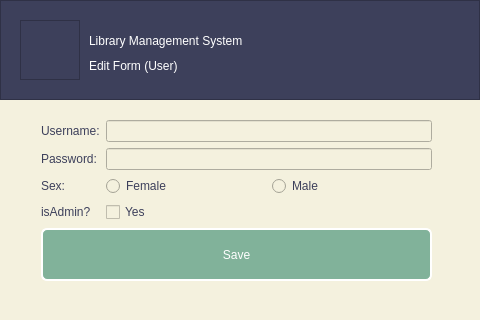
<?xml version="1.0" encoding="UTF-8"?>
<ui version="4.0">
 <class>Edit_User_Data</class>
 <widget class="QWidget" name="Edit_User_Data">
  <property name="geometry">
   <rect>
    <x>0</x>
    <y>0</y>
    <width>480</width>
    <height>320</height>
   </rect>
  </property>
  <property name="minimumSize">
   <size>
    <width>480</width>
    <height>320</height>
   </size>
  </property>
  <property name="maximumSize">
   <size>
    <width>480</width>
    <height>320</height>
   </size>
  </property>
  <property name="windowTitle">
   <string>Edit User</string>
  </property>
  <property name="windowIcon">
   <iconset resource="res.qrc">
    <normaloff>:/icons/icons/library.png</normaloff>:/icons/icons/library.png</iconset>
  </property>
  <property name="styleSheet">
   <string notr="true">QWidget
{
	background-color: rgb(244, 241, 222);
	color: rgb(61, 64, 91);
}
QPushButton
{
	font: 10pt &quot;IRANYekan&quot;;
	background-color: rgb(129, 178, 154);
	color: rgb(255, 255, 255);
    border: 2px solid rgb(255, 255, 255);
    border-radius: 6px;
}
QPushButton:hover
{
	background-color: rgb(242, 204, 143);
}</string>
  </property>
  <widget class="QFrame" name="frame_top">
   <property name="geometry">
    <rect>
     <x>0</x>
     <y>0</y>
     <width>480</width>
     <height>100</height>
    </rect>
   </property>
   <property name="styleSheet">
    <string notr="true">background-color: rgb(61, 64, 91);
color: rgb(255, 255, 255);</string>
   </property>
   <property name="frameShape">
    <enum>QFrame::StyledPanel</enum>
   </property>
   <property name="frameShadow">
    <enum>QFrame::Raised</enum>
   </property>
   <widget class="QFrame" name="frame_icon">
    <property name="geometry">
     <rect>
      <x>20</x>
      <y>20</y>
      <width>60</width>
      <height>60</height>
     </rect>
    </property>
    <property name="styleSheet">
     <string notr="true">image: url(:/icons/icons/conspectus.png);</string>
    </property>
    <property name="frameShape">
     <enum>QFrame::StyledPanel</enum>
    </property>
    <property name="frameShadow">
     <enum>QFrame::Raised</enum>
    </property>
   </widget>
   <widget class="QLabel" name="label_title">
    <property name="geometry">
     <rect>
      <x>89</x>
      <y>25</y>
      <width>381</width>
      <height>31</height>
     </rect>
    </property>
    <property name="styleSheet">
     <string notr="true">font: 75 12pt &quot;IRANYekan&quot;;</string>
    </property>
    <property name="text">
     <string>Library Management System</string>
    </property>
   </widget>
   <widget class="QLabel" name="label">
    <property name="geometry">
     <rect>
      <x>89</x>
      <y>55</y>
      <width>311</width>
      <height>21</height>
     </rect>
    </property>
    <property name="styleSheet">
     <string notr="true">font: 25 8pt &quot;IRANYekan Light&quot;;</string>
    </property>
    <property name="text">
     <string>Edit Form (User) </string>
    </property>
   </widget>
  </widget>
  <widget class="QWidget" name="layoutWidget">
   <property name="geometry">
    <rect>
     <x>41</x>
     <y>120</y>
     <width>391</width>
     <height>161</height>
    </rect>
   </property>
   <layout class="QGridLayout" name="gridLayout">
    <item row="4" column="0" colspan="2">
     <widget class="QPushButton" name="pushButton_save">
      <property name="sizePolicy">
       <sizepolicy hsizetype="Expanding" vsizetype="Expanding">
        <horstretch>0</horstretch>
        <verstretch>0</verstretch>
       </sizepolicy>
      </property>
      <property name="styleSheet">
       <string notr="true"/>
      </property>
      <property name="text">
       <string>Save</string>
      </property>
     </widget>
    </item>
    <item row="3" column="1">
     <widget class="QCheckBox" name="checkBox_admin">
      <property name="text">
       <string>Yes</string>
      </property>
     </widget>
    </item>
    <item row="1" column="0">
     <widget class="QLabel" name="label_pass">
      <property name="styleSheet">
       <string notr="true">font: 8pt &quot;IRANYekan&quot;;</string>
      </property>
      <property name="text">
       <string>Password:</string>
      </property>
     </widget>
    </item>
    <item row="0" column="0">
     <widget class="QLabel" name="label_user">
      <property name="styleSheet">
       <string notr="true">font: 8pt &quot;IRANYekan&quot;;</string>
      </property>
      <property name="text">
       <string>Username:</string>
      </property>
     </widget>
    </item>
    <item row="2" column="1">
     <layout class="QHBoxLayout" name="horizontalLayout">
      <item>
       <widget class="QRadioButton" name="radioButton_female">
        <property name="styleSheet">
         <string notr="true">font: 8pt &quot;IRANYekan&quot;;</string>
        </property>
        <property name="text">
         <string>Female</string>
        </property>
       </widget>
      </item>
      <item>
       <widget class="QRadioButton" name="radioButton_male">
        <property name="styleSheet">
         <string notr="true">font: 8pt &quot;IRANYekan&quot;;</string>
        </property>
        <property name="text">
         <string>Male</string>
        </property>
       </widget>
      </item>
     </layout>
    </item>
    <item row="0" column="1">
     <widget class="QLineEdit" name="lineEdit_user">
      <property name="styleSheet">
       <string notr="true">font: 8pt &quot;IRANYekan&quot;;</string>
      </property>
      <property name="readOnly">
       <bool>true</bool>
      </property>
     </widget>
    </item>
    <item row="3" column="0">
     <widget class="QLabel" name="label_isAdmin">
      <property name="text">
       <string>isAdmin?</string>
      </property>
     </widget>
    </item>
    <item row="1" column="1">
     <widget class="QLineEdit" name="lineEdit_pass">
      <property name="toolTip">
       <string>Enter new password</string>
      </property>
      <property name="styleSheet">
       <string notr="true">font: 8pt &quot;IRANYekan&quot;;</string>
      </property>
      <property name="echoMode">
       <enum>QLineEdit::Password</enum>
      </property>
     </widget>
    </item>
    <item row="2" column="0">
     <widget class="QLabel" name="label_sex">
      <property name="styleSheet">
       <string notr="true">font: 8pt &quot;IRANYekan&quot;;</string>
      </property>
      <property name="text">
       <string>Sex:</string>
      </property>
     </widget>
    </item>
   </layout>
  </widget>
 </widget>
 <resources>
  <include location="res.qrc"/>
 </resources>
 <connections/>
</ui>
